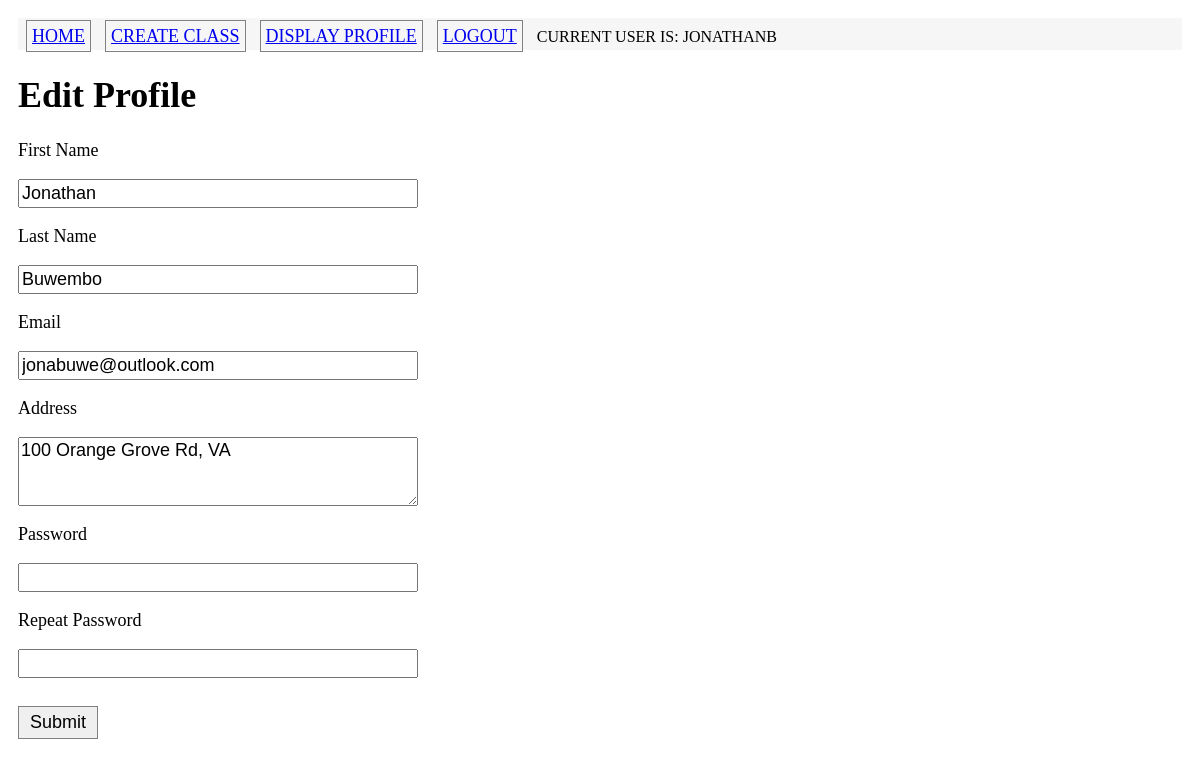
/edit_profile (signed in), run on the app's committed database.
### app/models.py (models this page shows, shortened)
class Student(UserMixin, db.Model):
    id = db.Column(db.Integer, primary_key = True)
    username = db.Column(db.String(64), unique=True, index = True) #usernames are unique
    password_hash = db.Column(db.String(128))
    firstname = db.Column(db.String(100))
    lastname = db.Column(db.String(100))
    address = db.Column(db.String(120))
    email = db.Column(db.String(120), unique=True, index=True)
    last_seen = db.Column(db.DateTime, default=datetime.utcnow) # tracks time
    classes = db.relationship('Enrolled', back_populates = 'studentenrolled')

### app/routes.py (the view)
@app.route('/edit_profile', methods=['GET', 'POST'])
@login_required
def edit_profile():
    eform = EditForm()
    if request.method == 'POST':
        if eform.validate_on_submit():
            current_user.firstname = eform.firstname.data
            current_user.lastname = eform.lastname.data
            current_user.address = eform.address.data
            current_user.email = eform.email.data
            current_user.set_password(eform.password.data)
            db.session.add(current_user)
            db.session.commit()
            flash("Your changes have been saved")
        pass
    elif request.method == 'GET':
        eform.firstname.data = current_user.firstname
        eform.lastname.data = current_user.lastname
        eform.address.data = current_user.address
        eform.email.data = current_user.email
    else:
        pass
    return render_template('edit_profile.html', title='Edit Profile', form = eform)

### app/forms.py (shortened to what this page needs)
class EditForm(FlaskForm):
    firstname = StringField('First Name', validators=[DataRequired()])
    lastname = StringField('Last Name', validators=[DataRequired()])
    email = StringField('Email', validators=[DataRequired(), Email()])
    address = TextAreaField('Address', [Length(min=0, max=200)]) # TextAreaField makes an adjustedable textbox
    password = PasswordField('Password', validators=[DataRequired()])
    password2 = PasswordField('Repeat Password', validators=[DataRequired(), EqualTo('password')]) # make sure passwords are the same
    submit = SubmitField('Submit')

### app/models.py (called while the page is built)
@login.user_loader
def load_user(id):
    return Student.query.get(int(id))

### app/routes.py (called while the page is built, shortened)
@app.before_request
def initDB(*args, **kwargs):
    if app._got_first_request:
        db.create_all()

@app.before_request
def before_request():
    if current_user.is_authenticated:
        current_user.last_seen = datetime.utcnow()
        db.session.add(current_user)
        db.session.commit()

### app/templates/edit_profile.html (shortened to what this page needs)
{% extends "base.html" %}
{% block content %}
    <h1> Edit Profile </h1>
    {% if form %}
        <form action="" method="POST">
                <p> {{form.firstname.label }}</p>
                <p> {{form.firstname(class='textinput') }}</p>
                <p> {{ form.lastname.label }}</p>
                <p> {{ form.lastname(class='textinput') }}</p>
                <p> {{ form.email.label }}</p>
                <p> {{ form.email(class='textinput') }}</p>
                <p> {{ form.address.label }}</p>
                <p> {{ form.address(rows = 3, class='textinput') }}</p>
                <p> {{ form.password.label }}</p>
                <p> {{ form.password(class='textinput') }}</p>
                <p> {{ form.password2.label }}</p>
                <p> {{ form.password2(class='textinput') }}</p>
            <p>{{form.submit(class='button') }}</p>
        </form>
    {% endif %}
{% endblock %}

### app/templates/base.html (shortened to what this page needs)
<html>
    <head>
       <link rel="stylesheet" href="{{ url_for('static', filename='css/main.css') }}">
    </head>
    <body>
        <div class ="nav-container">
        <table>
            <tr>
                <td><a href="{{ url_for('index') }}" class = "button">Home</a></td>
                <td><a href="{{ url_for('createclass') }}" class = "button">Create Class</a></td>
                {% if current_user.is_anonymous %}
                    <td><a href="{{ url_for('login') }}" class = "button">Login</a></td>
                {% else %}
                    <td><a href="{{ url_for('display_profile') }}" class = "button">Display Profile</a></td>
                    <td><a href="{{ url_for('logout') }}" class = "button">Logout</a></td>
                    <td> Current user is: <span class="useritem">{{ current_user.username }}</span></td>
                {% endif %}
            </tr>
        </table>
        </div>
        <div>
            {% block content %} {% endblock %}
        </div>
    </body>
</html>

### app/static/css/main.css (style rules this page uses)
body { margin: 0; padding: 1em; font-family: Tahoma; font-size : 18px; }
.nav-container { background:#f6f6f6; font-family: Tahoma; font-size: 12px; height: 32px; text-transform: uppercase; }
th, td { padding: 6px; }
.button { width: 80px; font-size: 18px; margin: 10px 0px 0px 0px; padding: 5px; border: 1px solid gray; }
.textinput { padding: 2px; font-family:'Gill Sans', 'Gill Sans MT', Calibri, 'Trebuchet MS', sans-serif; font-size: 18px; width: 400px; }

### data on the page
Student: username "JONATHANB", firstname "Jonathan", lastname "Buwembo", email "jonabuwe@outlook.com", address "100 Orange Grove Rd, VA"
